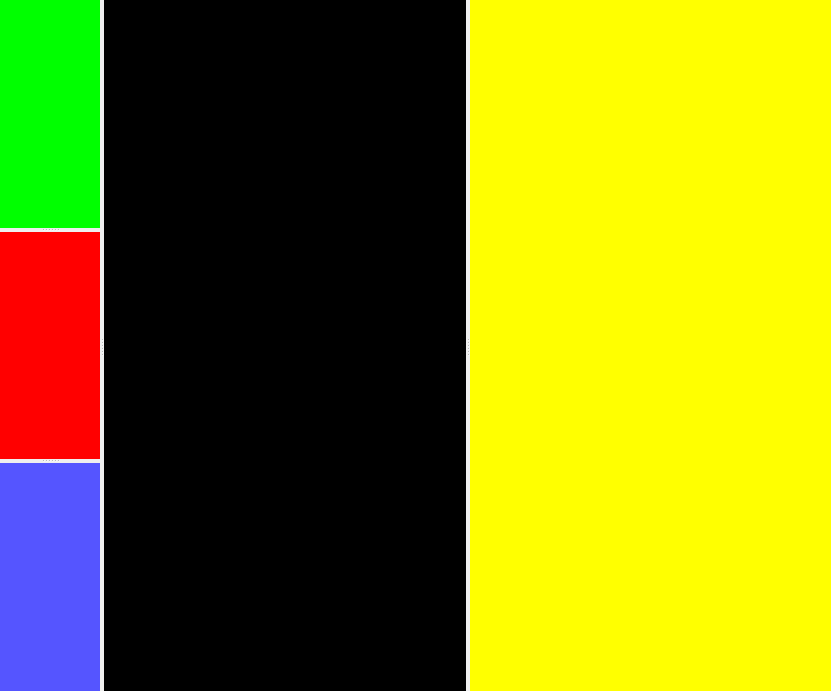
<?xml version="1.0" encoding="UTF-8"?>
<ui version="4.0">
 <class>frameLessScaleClass</class>
 <widget class="QWidget" name="frameLessScaleClass">
  <property name="geometry">
   <rect>
    <x>0</x>
    <y>0</y>
    <width>831</width>
    <height>691</height>
   </rect>
  </property>
  <property name="windowTitle">
   <string>frameLessScale</string>
  </property>
  <layout class="QHBoxLayout" name="horizontalLayout">
   <property name="spacing">
    <number>0</number>
   </property>
   <property name="leftMargin">
    <number>0</number>
   </property>
   <property name="topMargin">
    <number>0</number>
   </property>
   <property name="rightMargin">
    <number>0</number>
   </property>
   <property name="bottomMargin">
    <number>0</number>
   </property>
   <item>
    <widget class="QSplitter" name="splitter_main">
     <property name="orientation">
      <enum>Qt::Horizontal</enum>
     </property>
     <widget class="QWidget" name="widget" native="true">
      <property name="minimumSize">
       <size>
        <width>100</width>
        <height>0</height>
       </size>
      </property>
      <layout class="QVBoxLayout" name="verticalLayout">
       <property name="spacing">
        <number>0</number>
       </property>
       <property name="leftMargin">
        <number>0</number>
       </property>
       <property name="topMargin">
        <number>0</number>
       </property>
       <property name="rightMargin">
        <number>0</number>
       </property>
       <property name="bottomMargin">
        <number>0</number>
       </property>
       <item>
        <widget class="QSplitter" name="splitter">
         <property name="orientation">
          <enum>Qt::Vertical</enum>
         </property>
         <widget class="QWidget" name="widget_2" native="true">
          <property name="styleSheet">
           <string notr="true">background-color: rgb(0, 255, 0);</string>
          </property>
         </widget>
         <widget class="QWidget" name="widget_3" native="true">
          <property name="styleSheet">
           <string notr="true">background-color: rgb(255, 0, 0);</string>
          </property>
         </widget>
         <widget class="QWidget" name="widget_4" native="true">
          <property name="styleSheet">
           <string notr="true">background-color: rgb(85, 85, 255);</string>
          </property>
         </widget>
        </widget>
       </item>
      </layout>
     </widget>
     <widget class="QWidget" name="widget_5" native="true">
      <property name="minimumSize">
       <size>
        <width>100</width>
        <height>0</height>
       </size>
      </property>
      <property name="styleSheet">
       <string notr="true">background-color: rgb(0, 0, 0);</string>
      </property>
     </widget>
     <widget class="QWidget" name="widget_6" native="true">
      <property name="minimumSize">
       <size>
        <width>100</width>
        <height>0</height>
       </size>
      </property>
      <property name="styleSheet">
       <string notr="true">background-color: rgb(255, 255, 0);</string>
      </property>
     </widget>
    </widget>
   </item>
  </layout>
 </widget>
 <layoutdefault spacing="6" margin="11"/>
 <resources>
  <include location="frameLessScale.qrc"/>
 </resources>
 <connections/>
</ui>
